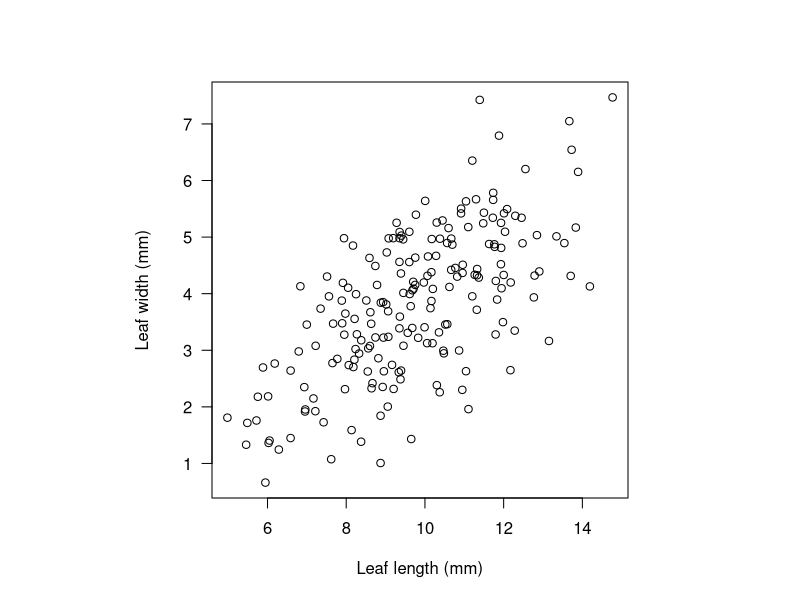
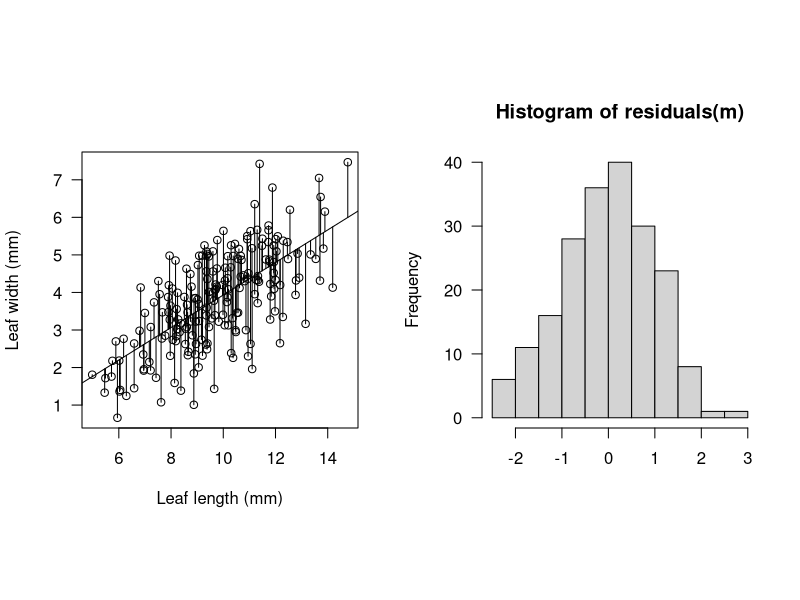
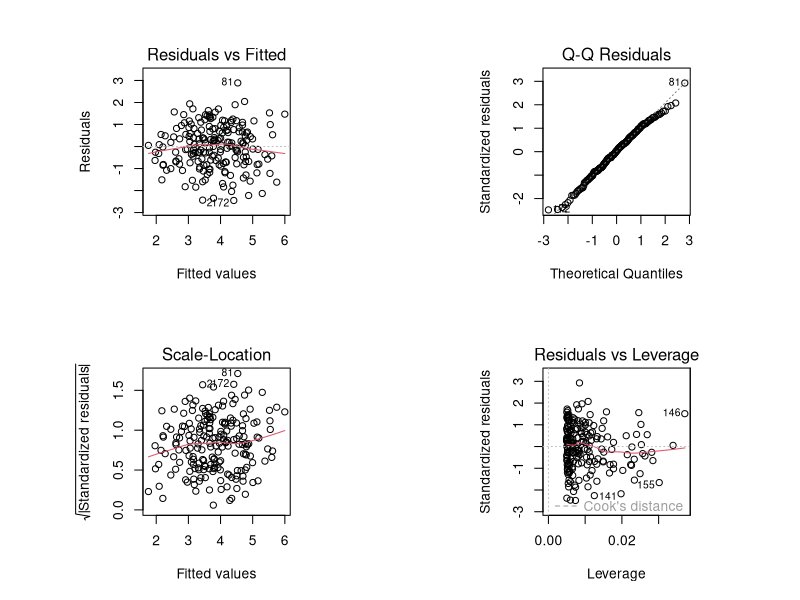
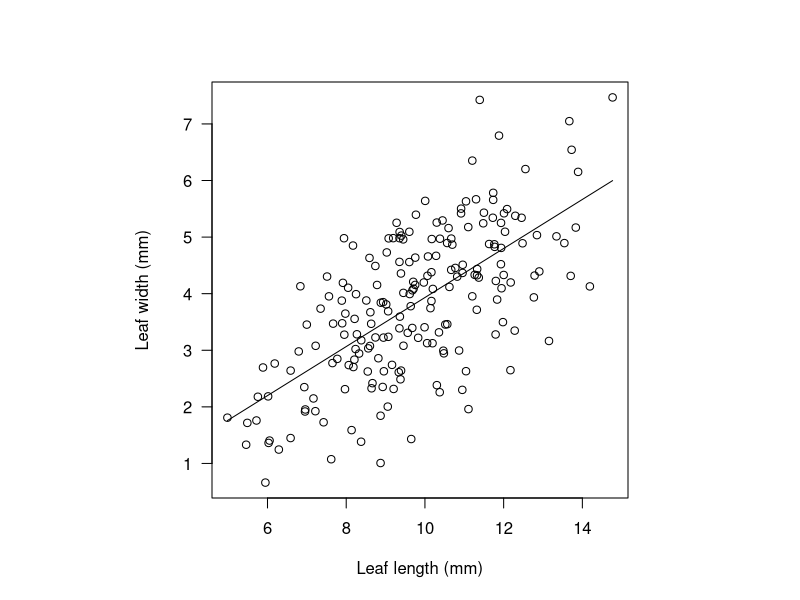
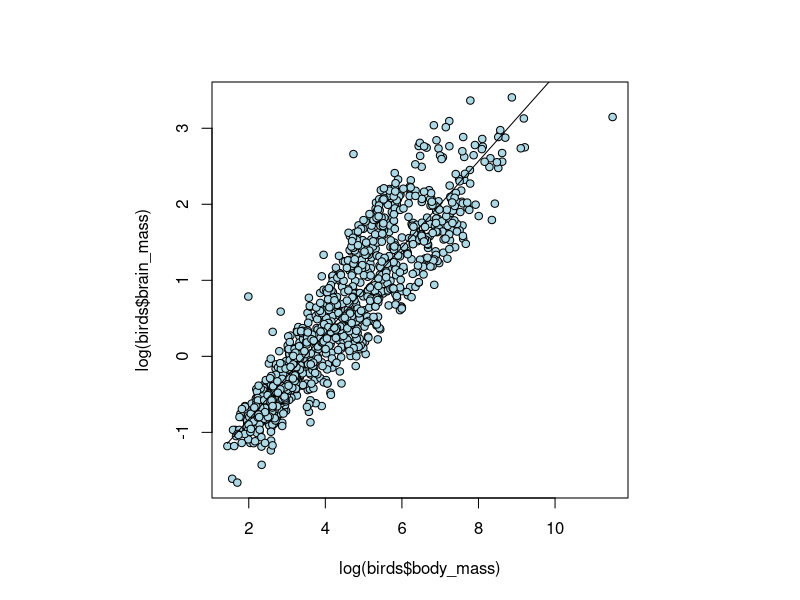
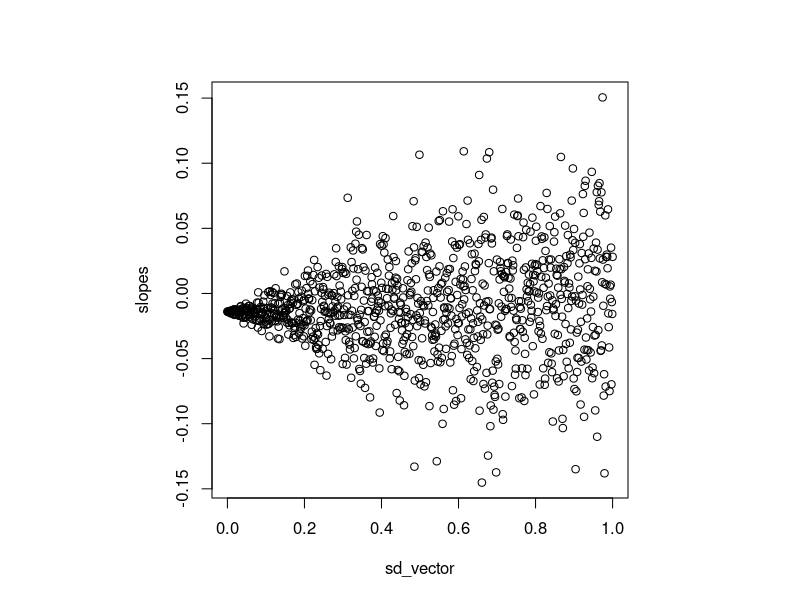

The R source for these figures, in order:
rm(list = ls())
##Getting started: creating an artificial set of data in here so we can see linear relationships##

set.seed(85) #set the 
x <-  rnorm(n=200, mean=10, sd=2) #create a series of random numbers as the predictor variable
y <-  0.4*x + rnorm(200, 0, 1) #use the predictor variable to calculate the response variable
                             #note that for the response variable we are including a random number so there is not
                             # a complately linear relationship but some variation from the predictor
par(pty = "s")
plot(x, y, las=1, #makes the x-axis horizontal!
     xlab="Leaf length (mm)",
     ylab="Leaf width (mm)") #plot everything and let's think of it as leaf length and width
#Using linear model#

m <- lm(y~x) #linear model
# str(m) #structure of m

cf <- m$coefficients #extract coefficients
# abline(a = cf[1], b = cf[2]) #add the line of the predicted variables

predvals <- cf[1] + cf[2] * x#calculate the actual predicted variables

#plot everything together#
par(mfrow=c(1,2)) #we create a plot with two panels
plot(x, y, las=1,
     xlab="Leaf length (mm)",
     ylab="Leaf width (mm)") #we plot x as a function of y
abline(m) #we include the line with the predicted values
segments(x, y, x, predvals) #we add segments going from x to y that remain in x
hist(residuals(m), xlab="", las=1) #We check that the residuals seem normally distributed

par(mfrow = c(2,2))
plot(m) #this gives us the full information of our model, we have (by panel):
#1) the residuals vs fitted
#2) Q-Q plot between standardized residuals and theoretical quantiles
#3) sqrt(standardized) residuals as a funciton of fitted values
#4) residuals vs leverage 

##Another way of plotting the fitted model but this time within range of variables#

newx <-  seq(min(x), max(x), length.out=200) #we know that the sequence will not be out of boundaries
predy <-  cf[1] + cf[2]*newx #we have the vector of variables
par(mfrow = c(1,1))
plot(x, y, las=1,
     xlab="Leaf length (mm)",
     ylab="Leaf width (mm)")
lines(newx, predy) #lines only in the range of our datapoints

##Check now the summary of our model##

summary(m) #median close to 0 = values are close to 0 in median and 1a and 3q are 
# similarly distanced to the median (symmetrical)


##Exercise: bootstrapping (non-parametric) to derive standard error from slope##
df <- cbind.data.frame(x,y)
n_samples <- 1000
slope <- numeric(n_samples)

for(i in 1:n_samples){
  samplexy <-  df[sample(1:nrow(df), replace = T),]
  m <- lm(samplexy$y~samplexy$x)
  slope[i] = m$coefficients[2]
}
sdslope <- sd(slope)
n <- n_samples
se_slope <- sqrt(var(slope)/length(x))
print(se_slope)

##checking that the slope is following the formula##
cov(x,y) / var(x) #it does  
(cf[2]*(mean(x) + sd(x))) - (cf[2]*mean(x)) #we can ignore the intercept here because 
#the increase is too big perhaps?

cor(x,y) ^ 2 #R-squared statistic #43% of the variance is explained by x
y_hat <- cf[1] + cf[2]*x
var(y_hat)
var(y_hat)/var(y)
cf[2]^2*var(x)

##Working with real data##

birds <- read.csv("bird_allometry.csv")
m <- lm(log(birds$brain_mass)~log(birds$body_mass))
plot(log(birds$brain_mass)~log(birds$body_mass), bg = "lightblue",
     pch = 21)
cf <- m$coefficients
newx <-  seq(min(log(birds$body_mass)), max(log(birds$body_mass)), length.out=nrow(birds)) #we know that the sequence will not be out of boundaries
predy <-  cf[1] + cf[2]*newx #we have the vector of variables
lines(predy~newx)
#if we check all the statistics and so on we see that Rsquare is very high so strong significance
#also standard error is very low compared to the estimate so that works well also


##Optional exercise##

sd_vector <- seq(0, 1, length.out = 1000)
x <- rnorm(200, 0, 1)
slopes <- numeric(length(sd_vector))
intercepts <- numeric(length(sd_vector))

for (i in seq_along(sd_vector)) {
  newx <- x + rnorm(200, 0, sd_vector[i])
  m <- lm(y~newx)
  slopes[i] <- m$coefficients[2]
  intercepts[i] <- m$coefficients[1]
}

plot(slopes~sd_vector)
